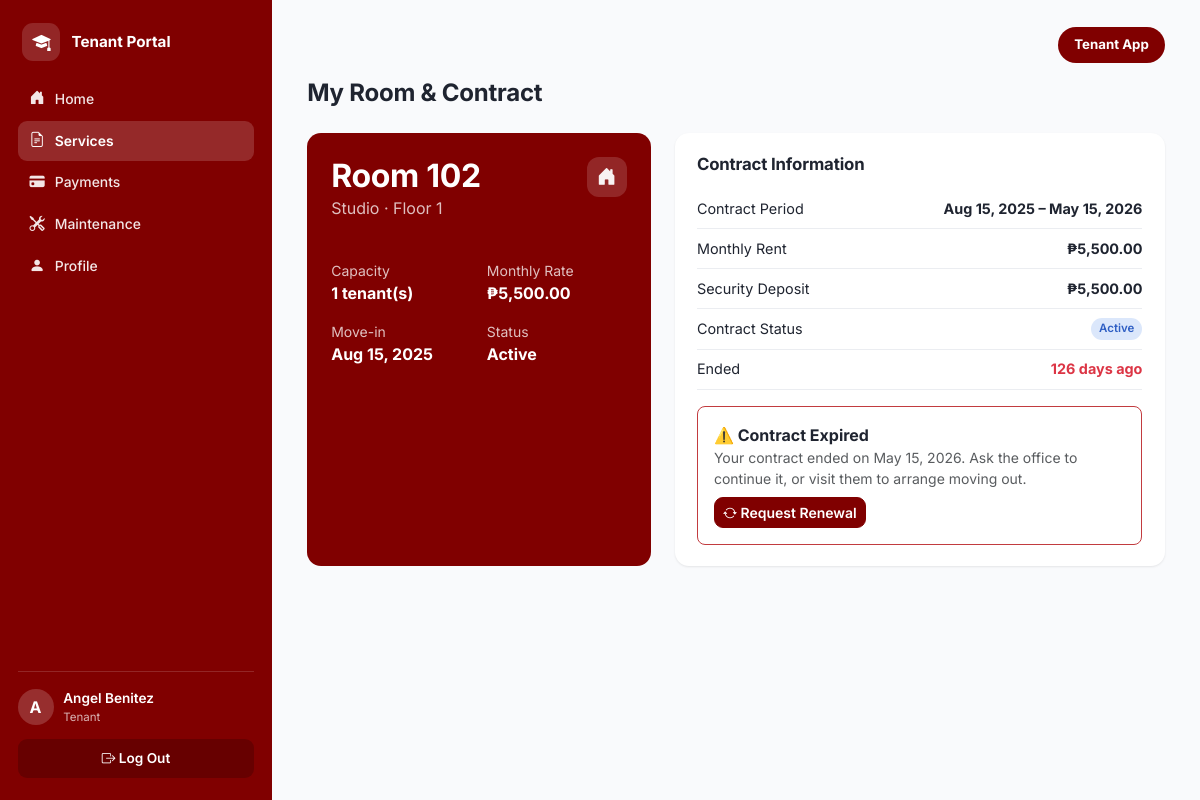
/tenant/services.php (signed in), run on the app's committed database.
### tables this page shows
CREATE TABLE dorm_rooms (
  room_id      INT UNSIGNED AUTO_INCREMENT PRIMARY KEY,
  room_number  VARCHAR(10)  NOT NULL,
  room_type    VARCHAR(50)  NOT NULL,         
  capacity     TINYINT UNSIGNED NOT NULL DEFAULT 1,
  monthly_rate DECIMAL(10,2) NOT NULL,
  floor_number TINYINT NOT NULL DEFAULT 1,
  status       ENUM('Available','Occupied','Under Maintenance','Reserved')
               NOT NULL DEFAULT 'Available',
  description  TEXT,
  date_added   TIMESTAMP NOT NULL DEFAULT CURRENT_TIMESTAMP,
  UNIQUE KEY uq_room_number (room_number),
  INDEX idx_room_status (status),
  INDEX idx_room_type (room_type)
);

CREATE TABLE tenants (
  tenant_id         INT UNSIGNED AUTO_INCREMENT PRIMARY KEY,
  user_id           INT UNSIGNED NOT NULL,
  room_id           INT UNSIGNED DEFAULT NULL,
  checkin_date      DATE DEFAULT NULL,
  checkout_date     DATE DEFAULT NULL,
  status            ENUM('Pending','Active','Evicted','Checked Out')
                    NOT NULL DEFAULT 'Pending',
  key_returned      BOOLEAN NOT NULL DEFAULT FALSE,
  approval_status   ENUM('Pending','Approved','Rejected')
                    NOT NULL DEFAULT 'Pending',
  rejection_reason  TEXT DEFAULT NULL,
  emergency_contact VARCHAR(100),
  emergency_phone   VARCHAR(20),
  date_registered   TIMESTAMP NOT NULL DEFAULT CURRENT_TIMESTAMP,
  CONSTRAINT fk_tenant_user FOREIGN KEY (user_id) REFERENCES users(user_id) ON DELETE CASCADE,
  CONSTRAINT fk_tenant_room FOREIGN KEY (room_id) REFERENCES dorm_rooms(room_id) ON DELETE SET NULL,
  UNIQUE KEY uq_tenant_user (user_id),
  INDEX idx_tenant_status (status),
  INDEX idx_tenant_approval (approval_status),
  INDEX idx_tenant_room (room_id)
);

CREATE TABLE contracts (
  contract_id      INT UNSIGNED AUTO_INCREMENT PRIMARY KEY,
  tenant_id        INT UNSIGNED NOT NULL,
  room_id          INT UNSIGNED NOT NULL,
  monthly_rent     DECIMAL(10,2) NOT NULL,
  security_deposit DECIMAL(10,2) NOT NULL DEFAULT 0,
  contract_start   DATE NOT NULL,
  contract_end     DATE NOT NULL,
  contract_status  ENUM('Active','Expiring Soon','Expired','Terminated')
                   NOT NULL DEFAULT 'Active',
  contract_file    VARCHAR(255) DEFAULT NULL,  
   
   
   
  renewal_requested_at DATETIME DEFAULT NULL,   
  last_renewed_at      DATETIME DEFAULT NULL,
  renewal_count        INT UNSIGNED NOT NULL DEFAULT 0,
  terminated_at        DATETIME DEFAULT NULL,
  termination_reason   TEXT DEFAULT NULL,
  created_at       TIMESTAMP NOT NULL DEFAULT CURRENT_TIMESTAMP,
  CONSTRAINT fk_contract_tenant FOREIGN KEY (tenant_id) REFERENCES tenants(tenant_id) ON DELETE CASCADE,
  CONSTRAINT fk_contract_room   FOREIGN KEY (room_id)   REFERENCES dorm_rooms(room_id),
  INDEX idx_contract_status (contract_status),
  INDEX idx_contract_end (contract_end)
);

### includes/functions.php (called while the page is built, shortened)
<?php
function clean(?string $value): string
{
    return htmlspecialchars(trim($value ?? ''), ENT_QUOTES, 'UTF-8');
}
function peso($amount): string
{
    return '₱' . number_format((float) $amount, 2);
}
function status_badge_class(string $status): string
{
    $map = [
        'Active'      => 'info',
        'Paid'        => 'success',
        'Approved'    => 'success',
        'Completed'   => 'success',
        'Available'   => 'success',
        'Pending'     => 'warning',
        'Ongoing'     => 'info',
        'Reserved'    => 'info',
        'Expiring Soon' => 'warning',
        'Overdue'     => 'danger',
        'Failed'      => 'danger',
        'Evicted'     => 'danger',
        'Rejected'    => 'danger',
        'Expired'     => 'danger',
        'Terminated'  => 'danger',
        'Occupied'    => 'secondary',
        'Checked Out' => 'secondary',
        'Under Maintenance' => 'secondary',
    ];
    return $map[$status] ?? 'secondary';
}
function days_until(string $date): int
{
    $target = new DateTime($date);
    $today  = new DateTime('today');
    return (int) $today->diff($target)->format('%r%a');
}
function tenant_current_contract(PDO $db, int $tenantId): ?array
{
    $stmt = $db->prepare("
        SELECT * FROM contracts
        WHERE tenant_id = ? AND contract_status IN ('Active','Expiring Soon','Expired')
        ORDER BY FIELD(contract_status,'Active','Expiring Soon','Expired'), contract_end DESC
        LIMIT 1
    ");
    $stmt->execute([$tenantId]);
    return $stmt->fetch() ?: null;
}
function contract_is_expired(?array $contract): bool
{
    return $contract !== null
        && ($contract['contract_status'] === 'Expired' || days_until($contract['contract_end']) < 0);
}

### includes/auth.php (called while the page is built, shortened)
<?php
function current_role(): ?string
{
    return $_SESSION['role'] ?? null;
}
function current_user_id(): ?int
{
    return $_SESSION['user_id'] ?? null;
}
function current_tenant(): ?array
{
    static $tenant = false;
    if ($tenant === false) {
        if (current_role() !== 'tenant') {
            $tenant = null;
        } else {
            $stmt = get_db()->prepare('SELECT * FROM tenants WHERE user_id = ?');
            $stmt->execute([current_user_id()]);
            $tenant = $stmt->fetch() ?: null;
        }
    }
    return $tenant;
}

### config/database.php (called while the page is built, shortened)
<?php
function get_db(): PDO
{
    static $pdo = null;
    if ($pdo === null) {
        $dsn = 'mysql:host=' . DB_HOST . ';dbname=' . DB_NAME . ';charset=utf8mb4';
        $options = [
            PDO::ATTR_ERRMODE            => PDO::ERRMODE_EXCEPTION,
            PDO::ATTR_DEFAULT_FETCH_MODE => PDO::FETCH_ASSOC,
            PDO::ATTR_EMULATE_PREPARES   => false,
        ];
        try {
            $pdo = new PDO($dsn, DB_USER, DB_PASS, $options);
        } catch (PDOException $e) {
            error_log('Database connection failed: ' . $e->getMessage());
            http_response_code(500);
            die('Database connection failed. Did you import database/schema.sql, '
              . 'and does config/database.php match your MySQL credentials? '
              . 'Check the PHP error log for the exact database error.');
        }
    }
    return $pdo;
}

### tenant/services.php (the view, shortened to what this page needs)
<?php
$db = get_db();
$tenant = current_tenant();
$room = null;
if ($tenant['room_id']) {
    $stmt = $db->prepare('SELECT * FROM dorm_rooms WHERE room_id = ?');
    $stmt->execute([$tenant['room_id']]);
    $room = $stmt->fetch();
}
$contract = null;
if ($room) {
    $contract = tenant_current_contract($db, (int) $tenant['tenant_id']);
}
include __DIR__ . '/../includes/header.php';
?>
<div class="page-header"><div><h1>My Room &amp; Contract</h1></div></div>
<?php if (!$room): ?>
  <div class="alert alert-info">No room has been assigned to you yet.</div>
<?php else: ?>
<div class="row g-4">
  <div class="col-md-5">
    <div class="room-detail-card">
      <div class="d-flex justify-content-between align-items-start">
        <div>
          <h2 class="mb-0">Room <?= clean($room['room_number']) ?></h2>
          <div class="opacity-75"><?= clean($room['room_type']) ?> · Floor <?= (int) $room['floor_number'] ?></div>
        </div>
        <span class="room-icon"><i class="bi bi-house-door-fill"></i></span>
      </div>
      <div class="row mt-4 g-3">
        <div class="col-6"><div class="opacity-75 small">Capacity</div><strong><?= (int) $room['capacity'] ?> tenant(s)</strong></div>
        <div class="col-6"><div class="opacity-75 small">Monthly Rate</div><strong><?= peso($room['monthly_rate']) ?></strong></div>
        <div class="col-6"><div class="opacity-75 small">Move-in</div><strong><?= $tenant['checkin_date'] ? clean(date('M j, Y', strtotime($tenant['checkin_date']))) : 'Not checked in yet' ?></strong></div>
        <div class="col-6"><div class="opacity-75 small">Status</div><strong><?= clean($tenant['status']) ?></strong></div>
      </div>
    </div>
  </div>
  <div class="col-md-7">
    <div class="panel">
      <div class="panel-header"><h2>Contract Information</h2></div>
      <?php if (!$contract): ?>
        <p class="text-muted py-3">No contract has been created for you yet — check with the admin office.</p>
      <?php else:
        $daysLeft   = days_until($contract['contract_end']);
        $isExpired  = contract_is_expired($contract);
        $isClosed   = $contract['contract_status'] === 'Terminated';
        $requested  = !empty($contract['renewal_requested_at']);
      ?>
        <div class="detail-row"><span>Contract Period</span><strong><?= clean(date('M j, Y', strtotime($contract['contract_start']))) ?> – <?= clean(date('M j, Y', strtotime($contract['contract_end']))) ?></strong></div>
        <div class="detail-row"><span>Monthly Rent</span><strong><?= peso($contract['monthly_rent']) ?></strong></div>
        <div class="detail-row"><span>Security Deposit</span><strong><?= peso($contract['security_deposit']) ?></strong></div>
        <div class="detail-row"><span>Contract Status</span><span class="badge badge-<?= status_badge_class($contract['contract_status']) ?>"><?= clean($contract['contract_status']) ?></span></div>
        <div class="detail-row">
          <span><?= $isExpired || $isClosed ? 'Ended' : 'Days Remaining' ?></span>
          <strong class="<?= $isExpired || $daysLeft <= 14 ? 'text-danger' : '' ?>">
            <?= $isExpired || $isClosed ? abs($daysLeft) . ' day' . (abs($daysLeft) === 1 ? '' : 's') . ' ago' : $daysLeft . ' days' ?>
          </strong>
        </div>
        <?php if ($isClosed): ?>
          <div class="mt-3 p-3 rounded-3" style="border:1px solid var(--border);">
            <strong>Contract ended</strong>
            <p class="text-muted small mb-0">
              This contract was terminated by the dorm office<?= !empty($contract['terminated_at']) ? ' on ' . clean(date('F j, Y', strtotime($contract['terminated_at']))) : '' ?>.
              <?= !empty($contract['termination_reason']) ? 'Reason given: ' . clean($contract['termination_reason']) : '' ?>
            </p>
          </div>
        <?php elseif ($isExpired || $daysLeft <= 30): ?>
          <div class="mt-3 p-3 rounded-3" style="border:1px solid <?= $isExpired ? 'var(--red-text)' : 'var(--border)' ?>;">
            <strong><?= $isExpired ? '⚠️ Contract Expired' : '⏰ Contract Expiring Soon' ?></strong>
            <p class="text-muted small mb-2">
              <?php if ($isExpired): ?>
                Your contract ended on <?= clean(date('F j, Y', strtotime($contract['contract_end']))) ?>. Ask the office to continue it, or visit them to arrange moving out.
              <?php else: ?>
                Your contract expires in <?= $daysLeft ?> day<?= $daysLeft === 1 ? '' : 's' ?>. Request a renewal here, or visit the office.
              <?php endif; ?>
            </p>
            <?php if ($requested): ?>
              <span class="badge badge-info"><i class="bi bi-check-lg"></i> Renewal requested <?= clean(date('M j, Y', strtotime($contract['renewal_requested_at']))) ?></span>
              <div class="text-muted small mt-1">The dorm office will set your new end date and you'll be notified.</div>
            <?php else: ?>
              <form method="post" onsubmit="return confirm('Send a renewal request to the dorm office?');">
                <button class="btn btn-sm btn-maroon"><i class="bi bi-arrow-repeat"></i> Request Renewal</button>
              </form>
            <?php endif; ?>
          </div>
        <?php endif; ?>
      <?php endif; ?>
    </div>
  </div>
</div>
<?php endif; ?>
<?php include __DIR__ . '/../includes/footer.php'; ?>

### assets/css/style.css (style rules this page uses)
:root { --maroon: #800000; --maroon-dark: #5c1115; --maroon-darker: #47080b; --maroon-light: #a12238; --maroon-soft: #fbeef0; --maroon-tint: rgba(255,255,255,.10); --bg: #f9fafc; --card-bg: #ffffff; --text: #1f2430; --text-muted: #6b7280; --border: #ebedf1; --radius: 14px; --radius-sm: 9px; --radius-lg: 22px; --shadow: 0 1px 3px rgba(20, 10, 12, 0.05), 0 1px 2px rgba(20, 10, 12, 0.04); --shadow-lg: 0 20px 50px rgba(40, 5, 10, .18); --blue-bg: #dbe7fb; --blue-text: #2f5fc4; --green-bg: #dcf3e3; --green-text: #1e8a4c; --amber-bg: #faf1c6; --amber-text: #9a7a09; --red-bg: #fadadb; --red-text: #c23b3f; --gray-bg: #e8e9ed; --gray-text: #5b6270; }
* { box-sizing: border-box; }
body { font-family: 'Inter', -apple-system, BlinkMacSystemFont, 'Segoe UI', sans-serif; background: var(--bg); color: var(--text); margin: 0; }
h1, h2, h3 { font-weight: 700; letter-spacing: -0.01em; }
.page-header { display: flex; justify-content: space-between; align-items: flex-start; gap: 1rem; flex-wrap: wrap; margin-bottom: 1.4rem; }
.page-header h1 { font-size: 1.5rem; margin: 0 0 .2rem; }
.panel { background: var(--card-bg); border-radius: var(--radius); padding: 1.3rem 1.4rem; box-shadow: var(--shadow); margin-bottom: 0; }
.panel-header { display: flex; justify-content: space-between; align-items: center; margin-bottom: .9rem; gap: .75rem; flex-wrap: wrap; }
.panel-header h2 { font-size: 1.05rem; margin: 0; }
.badge { font-weight: 600; font-size: .72rem; padding: .38em .7em; border-radius: 999px; }
.badge-info { background: var(--blue-bg); color: var(--blue-text); }
.btn-maroon { background: var(--maroon); border-color: var(--maroon); color: #fff; font-weight: 600; border-radius: var(--radius-sm); }
.btn { border-radius: var(--radius-sm); }
.room-detail-card { background: var(--maroon); color: #fff; border-radius: var(--radius); padding: 1.5rem; height: 100%; }
.room-icon { font-size: 1.2rem; width: 40px; height: 40px; border-radius: 12px; background: rgba(255,255,255,.16); display: flex; align-items: center; justify-content: center; opacity: .95; }
.detail-row { display: flex; justify-content: space-between; padding: .55rem 0; border-bottom: 1px solid var(--border); font-size: .9rem; }

### data on the page
dorm_rooms: room_number "102", room_type "Studio", floor_number "1", capacity "1", monthly_rate "₱5,500.00"
tenants: checkin_date "Aug 15, 2025", status "Active"
contracts: contract_start "Aug 15, 2025", contract_end "May 15, 2026", monthly_rent "₱5,500.00", security_deposit "₱5,500.00", contract_status "Active", contract_end "126"

### other printed values
$label "Home"
$label "Services"
$label "Payments"
$label "Maintenance"
$label "Profile"
substr($_SESSION['first_name'] ?? '?', 0, 1) "A"
$role "Tenant"
